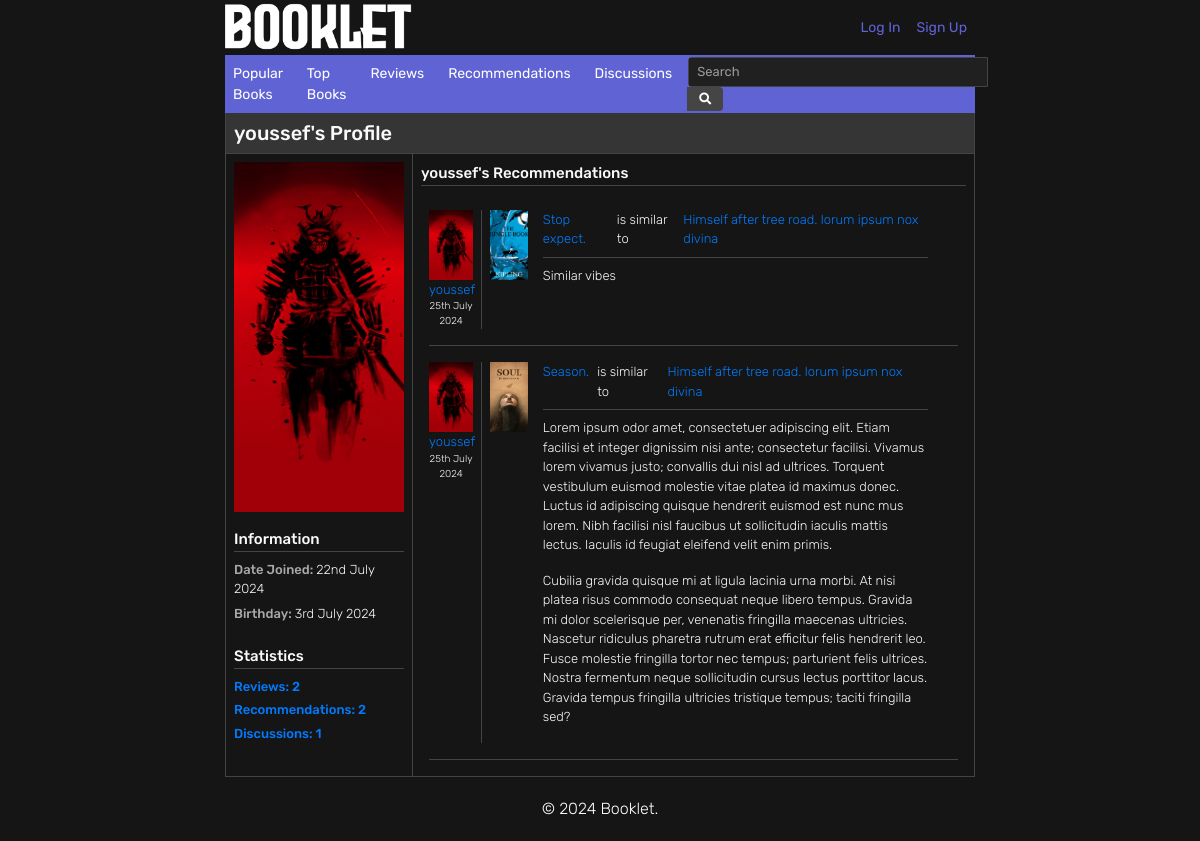
Screenshot of /profile/1/recommendations/ with the database file from the repository.
### users/models.py (models this page shows)
class User(AbstractUser):
    pass
    username = models.CharField(max_length=300, unique=True)
    email = models.EmailField(max_length=300, unique=True)
    first_name = models.CharField(max_length=300, blank=True)
    last_name = models.CharField(max_length=300, blank=True)
    birthday = models.DateField(blank=True,null=True)
    image = models.ImageField(upload_to='users/',default='default.jpg')
    about = models.TextField(blank=True)
    created_date = models.DateTimeField(auto_now_add=True)
    modified_date = models.DateTimeField(auto_now=True)
    discussions = models.ManyToManyField(Book, through='Discussion', related_name='discussion')
    replies = models.ManyToManyField('Discussion', through='Reply', related_name='reply')
    reviews = models.ManyToManyField(Book, through='Review', related_name='review')
    recommendations = models.ManyToManyField(Book, through='Recommendation',through_fields=('user', 'book_original'), related_name='recommendation')
    ratings = models.ManyToManyField(Book, through='Rating', related_name='rating')

class Recommendation(models.Model):
    user = models.ForeignKey(User,on_delete=models.CASCADE)
    book_original = models.ForeignKey(Book,on_delete=models.CASCADE,related_name='book_original')
    book_recommended = models.ForeignKey(Book,on_delete=models.CASCADE, related_name='book_recommended')
    recommendation = models.TextField()
    created_date = models.DateTimeField(auto_now_add=True)
    modified_date = models.DateTimeField(auto_now=True)

### books/models.py (models this page shows, shortened)
class Book(models.Model):
    title = models.CharField(max_length=300)
    alternative_titles = models.TextField(blank=True)
    volumes = models.IntegerField(blank=True)
    chapters = models.IntegerField(blank=True)
    status = models.IntegerField(choices=BOOK_STATUS,default=1)
    synopsis = models.TextField(blank=True)
    background = models.TextField(blank=True)
    cover = models.ImageField(upload_to='books/covers/',default='default_book.jpg')
    publishing_start_date = models.DateField(blank=True,null=True)
    publishing_end_date = models.DateField(blank=True,null=True)
    created_date = models.DateTimeField(auto_now_add=True)
    modified_date = models.DateTimeField(auto_now=True)
    relationships = models.ManyToManyField('self', through='Relationship', symmetrical=False)
    genres = models.ManyToManyField('Genre')

### users/views.py (the view)
# urls.py: path('profile/<int:user_id>/recommendations/', user_recommendations, name='user-recommendations'),
def user_recommendations(request, user_id):
    user = get_object_or_404(User, id=user_id)
    recommendations_list = Recommendation.objects.filter(user=user).order_by('-created_date')
    paginator = Paginator(recommendations_list, 10)  # Show 10 recommendations per page
    title = user.username + "'s Recommendations"
    page_number = request.GET.get('page')
    recommendations = paginator.get_page(page_number)
    recommendations.count = recommendations_list.count()
    return render(request, 'user_recommendations.html', {'user_profile': user, 'recommendations': recommendations, 'title': title})

### users/templates/user_recommendations.html (shortened to what this page needs)
{% extends "user_base.html" %}
{% block user_detail %}
        <div class="container p-2">
            <p class="m-0 block-title">{{ user_profile.username }}'s Recommendations</p>
            <div class="container p-0 border-top border-dark"></div>
            {% if recommendations.count == 0 %}
            <div class="container p-0">
                <p class="block-content mt-1">No recommendations yet.</p>
            </div>
            {% else %}
            <div class="container p-2">
                {% for recommendation in recommendations %}
                  <div class="container p-0 pt-2 pb-2 border-bottom border-dark">
                    <div class="container p-0 pt-2 pb-2">
                      <div class="row m-0 p-0">
                        <div class="col-1 p-0 m-0">
                          <a href="{% url 'user-profile' recommendation.user.id %}" class="title-link p-0 m-0">
                            <img src="{{ recommendation.user.image.url }}" class="img-fluid" style="height: 70px; width:100%; object-fit: cover;" alt="{{ recommendation.user.username }}">
                            <p class="m-0 block-content text-center">{{ recommendation.user.username }}</p>
                          </a>
                          <p class="m-0 block-content text-center" style="font-size: 10px;">{{ recommendation.created_date|date:"jS F Y" }}</p>
                        </div>
                        <div class="container col ml-2 pl-2 border-left border-dark">
                          <div class="row m-0 p-0">
                            <a href="{% url 'book-detail' recommendation.book_recommended.id %}" class="title-link col-1 p-0 m-0"><img src="{{ recommendation.book_recommended.cover.url }}" class="img-fluid" style="height: 70px; object-fit: cover;" alt="{{ author_book.book.title }}"></a>
                            <div class="container col">
                              <div class="d-flex">
                                  <a href="{% url 'book-detail' recommendation.book_recommended.id %}" class="title-link"><p class="m-0 block-content">{{ recommendation.book_recommended.title }}</p></a>
                                  <p class="m-0 block-content ml-2 mr-2" style="font-size: 13px;">is similar to</p>
                                  <a href="{% url 'book-detail' recommendation.book_original.id %}" class="title-link"><p class="m-0 block-content">{{ recommendation.book_original.title }}</p></a>
                              </div>
                            <div style="font-size: 13px;">
                              <p class="m-0 mt-2 pt-2 block-content border-top border-dark">{{ recommendation.recommendation|linebreaks }}</p>
                            </div>
                          </div>
                          </div>
                          </div>
                      </div>
                      </div>
                  </div>
                {% endfor %}
              </div>
        </div>
        {% endif %}
{% endblock user_detail %}

### users/templates/user_base.html (shortened to what this page needs)
{% extends "books/base.html" %}
{% block content %}
  <div class="container p-0">
    <div class="pl-2 pt-2 pb-2 border-bottom border-dark" style="background-color: #353535;">
      <h5 class="m-0">{{ user_profile.username }}'s Profile</h5>
  </div>
  <div class="container row m-0 p-0">
    <div class="col-md-3 border-right border-dark p-0 m-0">
      <div class="container m-0 p-2">
        <img src="{{ user_profile.image.url }}" class="img-fluid" style="height: 350px; width: 100%; object-fit: cover;" alt="{{ user_profile.username }}">
      </div>
        <div class="container p-2">
            <p class="m-0 block-title">Information</p>
            <div class="container mb-1 p-0 pt-2 border-top border-dark">
              <p class="block-content"><span class="block-subtitle">Date Joined: </span>{{ user_profile.created_date|date:"jS F Y" }}</p>
              {% if user_profile.birthday %}
              <p class="block-content"><span class="block-subtitle">Birthday: </span>{{ user_profile.birthday|date:"jS F Y" }}</p>
              {% endif %}
            </div>
          </div>
      <div class="container p-2">
        <p class="m-0 block-title">Statistics</p>
        <div class="container mb-1 p-0 border-top border-dark">
          <a href="{% url 'user-reviews' user_profile.id %}" class="title-link"><p class="m-0 block-content mt-2" style="font-weight: 500;">Reviews: {{ user_profile.reviews.count }}</p></a>
          <a href="{% url 'user-recommendations' user_profile.id %}" class="title-link"><p class="m-0 block-content mt-1" style="font-weight: 500;">Recommendations: {{ user_profile.recommendations.count }}</p></a>
          <a href="{% url 'user-discussions' user_profile.id %}" class="title-link"><p class="m-0 block-content mt-1" style="font-weight: 500;">Discussions: {{ user_profile.discussions.count }}</p></a>
        </div>
      </div>
    </div>
    <div class="col-md-9 p-0 m-0">
        {% block user_detail %}{% endblock %}
    </div>
  </div>
{% endblock content %}

### books/static/main.css (style rules this page uses)
html { height: 100%; min-height: 100%; scroll-behavior: smooth; }
body { font-family: "Rubik", sans-serif; font-optical-sizing: auto; font-weight: 400; font-style: normal; background-color: #151515; color: #f8f9fa; padding: 0 225px; height: 100%; min-height: 100%; }
p { font-weight: 300; }
.row { margin-left: -15px; margin-right: -15px; }
.col-md-3 { padding-left: 15px; padding-right: 15px; }
.border-dark { border-color: #444 !important; }
.block-title { font-size: 15px; font-weight: 500; }
.block-subtitle { color:#a9a9a9; font-weight: 500; }
.block-content { font-size: 13px; font-weight: 300; margin-bottom: 0.35rem; }
.img-fluid { width: 100%; object-position: top; }

### rows the page displays
User: username "youssef", image (picture), created_date "22nd July 2024", birthday "3rd July 2024", reviews.count "2", recommendations.count "2", discussions.count "1"
Recommendation: user.image (picture), user.username "youssef", created_date "25th July 2024", book_recommended.cover (picture), book_recommended "Stop expect.", book_original "Himself after tree road. lorum ipsum nox divina", recommendation "Similar vibes"
Recommendation: user.image (picture), user.username "youssef", created_date "25th July 2024", book_recommended.cover (picture), book_recommended "Season.", book_original "Himself after tree road. lorum ipsum nox divina", recommendation "Lorem ipsum odor amet, consectetuer adipiscing elit. Etiam facilisi et integer dignissim nisi ante; consectetur facilisi. Vivamus lorem vivamus justo; convallis dui nisl ad ultrices. Torquent vestibulum euismod molestie vitae platea id maximus donec. Luctus id adipiscing quisque hendrerit euismod est nunc mus lorem. Nibh facilisi nisl faucibus ut sollicitudin iaculis mattis lectus. Iaculis id feugiat eleifend velit enim primis. Cubilia gravida quisque mi at ligula lacinia urna morbi. At nisi platea risus commodo consequat neque libero tempus. Gravida mi dolor scelerisque per, venenatis fringilla maecenas ultricies. Nascetur ridiculus pharetra rutrum erat efficitur felis hendrerit leo. Fusce…"
